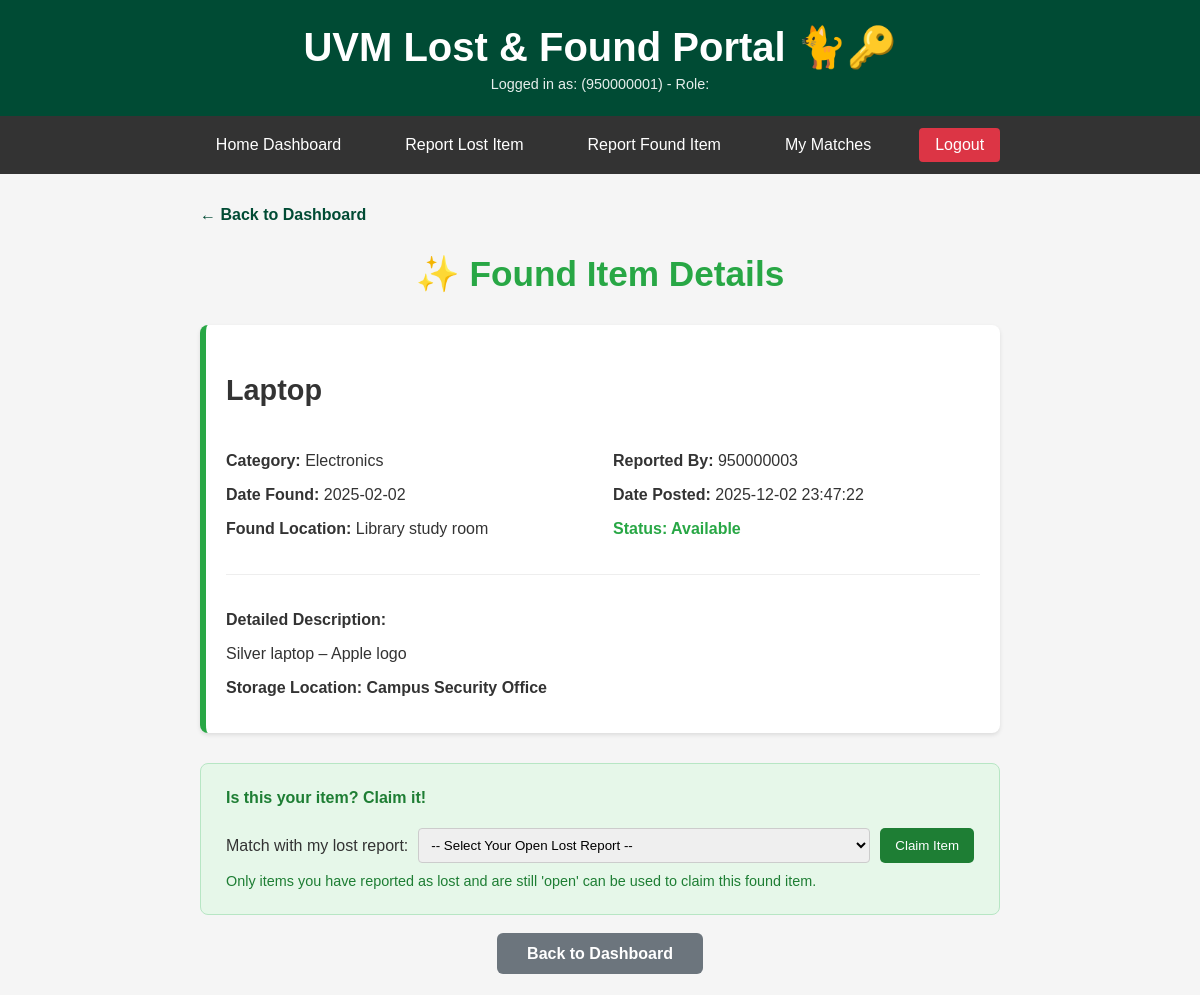
Before: /found/found_001 (signed in) with the older database file.
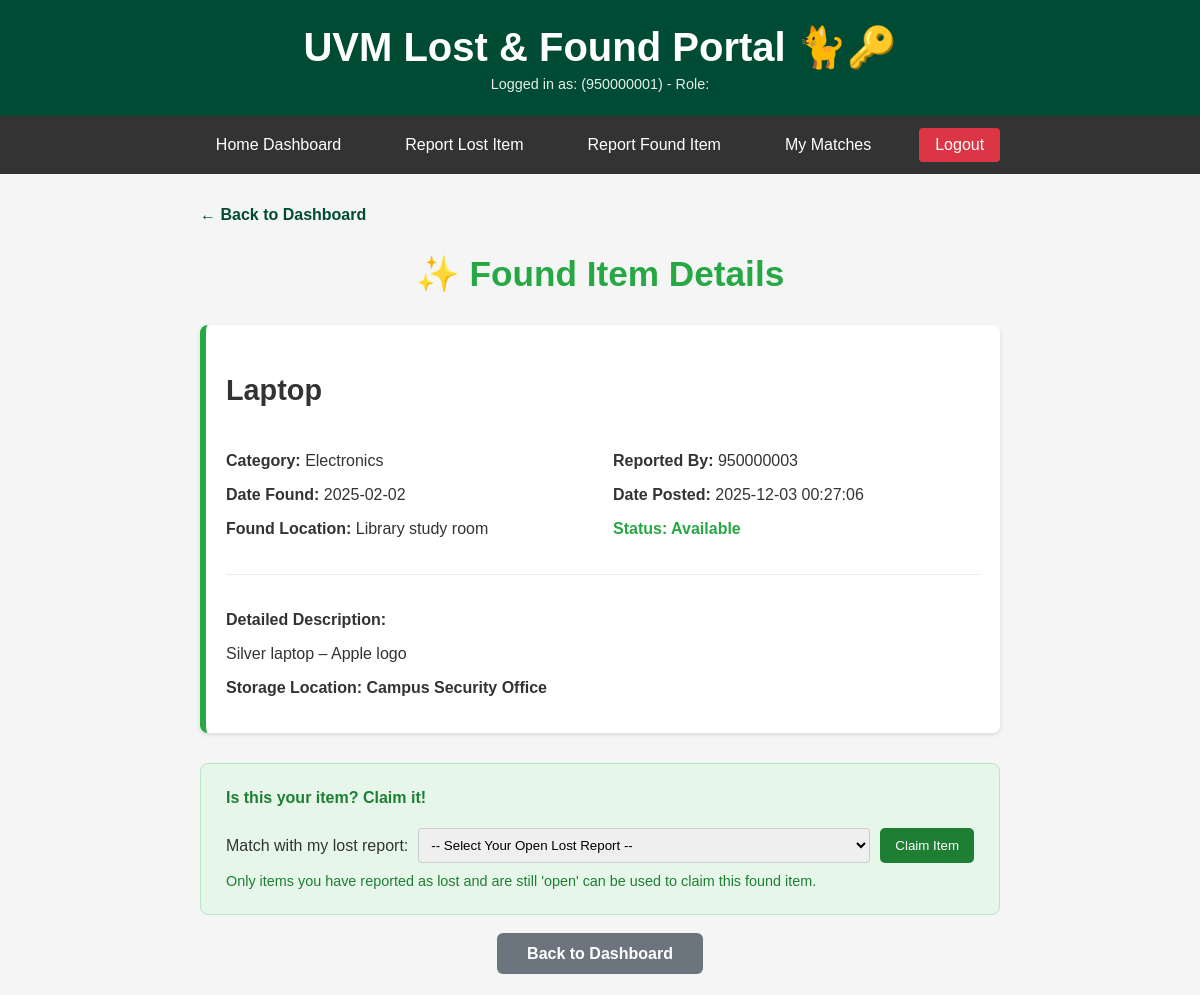
After: the same page with the newer database file.
### tables this page shows
CREATE TABLE FoundPosts (
    found_id TEXT PRIMARY KEY,
    user_id TEXT NOT NULL,
    item_name TEXT NOT NULL,
    category TEXT CHECK(category IN (
        'Electronics', 'Clothing', 'Accessories', 
        'Documents', 'Keys', 'Books', 'Other'
    )),
    description TEXT,
    date_found DATE,
    found_location TEXT,
    storage_location TEXT,
    date_posted TIMESTAMP DEFAULT (strftime('%Y-%m-%d %H:%M:%S', 'now')),
    status TEXT DEFAULT 'available' CHECK(status IN ('available', 'matched', 'returned')),
    FOREIGN KEY (user_id) REFERENCES Users(user_id) ON DELETE CASCADE
);

### main.py (the view)
@app.get("/found/{found_id}", response_class=HTMLResponse)
async def found_detail(request: Request, found_id: str, user_id: Optional[str] = Cookie(None)):
    current_user = get_current_user(user_id)
    if not current_user:
        return RedirectResponse("/login", status_code=status.HTTP_303_SEE_OTHER)
    post = get_found_post(found_id)
    if not post:
        return templates.TemplateResponse(
            "error.html",
            {"request": request, "error": "Found item not found.", **current_user},
            status_code=status.HTTP_404_NOT_FOUND
        )
    lost_posts_open = get_lost_posts_by_user(current_user['user_id'], status='open')
    return templates.TemplateResponse(
        "found_detail.html",
        {
            "request": request,
            "post": post,
            "lost_posts_open": lost_posts_open,
            **current_user
        }
    )

### templates/found_detail.html (shortened to what this page needs)
{% extends "layout.html" %}
{% block content %}
    <div style="max-width: 800px; margin: 0 auto;">
        <div style="margin-bottom: 20px;">
            <a href="/" style="color: var(--uvm-green); text-decoration: none; font-weight: bold;">← Back to Dashboard</a>
        </div>
        <div style="text-align: center; margin-bottom: 30px;">
            <h2 style="color: #28a745; font-size: 2.2em;">✨ Found Item Details</h2>
        </div>
        <div class="post-card found-card" style="margin-bottom: 30px; border-left: 6px solid #28a745;">
            <h3 style="font-size: 1.8em;">{{ post.item_name }}</h3>
            <div style="display: grid; grid-template-columns: 1fr 1fr; gap: 20px; margin: 20px 0;">
                <div>
                    <p><strong>Category:</strong> {{ post.category }}</p>
                    <p><strong>Date Found:</strong> {{ post.date_found }}</p>
                    <p><strong>Found Location:</strong> {{ post.found_location }}</p>
                </div>
                <div>
                    <p><strong>Reported By:</strong> {{ post.user_id }}</p>
                    <p><strong>Date Posted:</strong> {{ post.date_posted }}</p>
                    <p class="status-{{ post.status }}"><strong>Status:</strong> {{ post.status | capitalize }}</p>
                </div>
            </div>
            <div style="border-top: 1px solid #eee; padding-top: 20px; margin-top: 20px;">
                <p><strong>Detailed Description:</strong></p>
                <p style="white-space: pre-wrap; margin-top: 5px;">{{ post.description }}</p>
                <p><strong>Storage Location:</strong> <span style="font-weight: bold;">{{ post.storage_location }}</span></p>
            </div>
        </div>
        {% if post.status == 'available' %}
            {% if post.user_id != user_id %}
                {% if lost_posts_open %}
                <div style="background-color: #e6f7e9; border: 1px solid #b7e6c4; padding: 25px; border-radius: 8px;">
                    <h4 style="margin-top: 0; color: #1e7e34;">Is this your item? Claim it!</h4>
                    <form action="/claim/{{ post.found_id }}" method="post" style="display: flex; gap: 10px; align-items: center;">
                        <label for="lost_id_to_claim" style="flex-shrink: 0; margin: 0;">Match with my lost report:</label>
                        <select id="lost_id_to_claim" name="lost_id" required style="flex-grow: 1; padding: 8px; border-radius: 4px; border: 1px solid #ccc;">
                            <option value="">-- Select Your Open Lost Report --</option>
                        </select>
                        <button type="submit" style="background-color: #1e7e34; color: white; padding: 10px 15px; border: none; border-radius: 5px; cursor: pointer; flex-shrink: 0;">
                            Claim Item
                        </button>
                    </form>
                    <p style="font-size: 0.9em; color: #1e7e34; margin: 10px 0 0 0;">
                        Only items you have reported as lost and are still 'open' can be used to claim this found item.
                    </p>
                </div>
                {% endif %}
            {% endif %}
        {% elif post.status == 'returned' %}
            <div class="message" style="text-align: center; padding: 25px; font-size: 1.1em; background-color: #d4edda; color: #155724;">
                <strong>✅ This item has been marked as returned to its owner.</strong>
            </div>
        {% endif %}
        <div style="text-align: center; margin-top: 30px;">
            <a href="/" style="background-color: #6c757d; color: white; padding: 12px 30px; text-decoration: none; border-radius: 6px; font-weight: bold;">Back to Dashboard</a>
        </div>
    </div>
{% endblock %}

Changed rows visible on the page:
changed FoundPosts "Laptop": date_posted "2025-12-02 23:47:22" → "2025-12-03 00:27:06"
